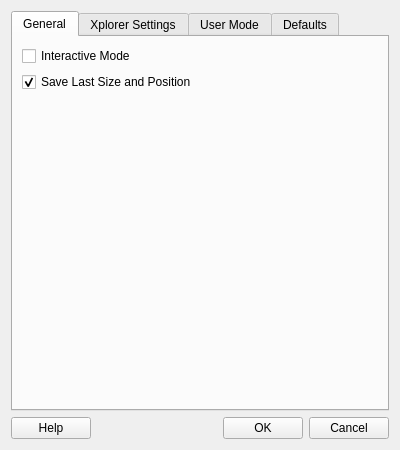
<?xml version="1.0" encoding="UTF-8"?>
<ui version="4.0">
 <class>userPreferences</class>
 <widget class="QDialog" name="userPreferences">
  <property name="geometry">
   <rect>
    <x>0</x>
    <y>0</y>
    <width>400</width>
    <height>450</height>
   </rect>
  </property>
  <property name="windowTitle">
   <string>User Preferences</string>
  </property>
  <property name="windowIcon">
   <iconset>
    <normaloff>../icons/ve_icon16x16.xpm</normaloff>../icons/ve_icon16x16.xpm</iconset>
  </property>
  <layout class="QVBoxLayout" name="verticalLayout">
   <item>
    <widget class="QTabWidget" name="tabWidget">
     <property name="currentIndex">
      <number>0</number>
     </property>
     <widget class="QWidget" name="general">
      <attribute name="title">
       <string>General</string>
      </attribute>
      <layout class="QVBoxLayout" name="verticalLayout_2">
       <item>
        <widget class="QCheckBox" name="interactiveMode">
         <property name="text">
          <string>Interactive Mode</string>
         </property>
        </widget>
       </item>
       <item>
        <widget class="QCheckBox" name="saveLastSizeandPosition">
         <property name="text">
          <string>Save Last Size and Position</string>
         </property>
         <property name="checked">
          <bool>true</bool>
         </property>
        </widget>
       </item>
       <item>
        <spacer name="verticalSpacer">
         <property name="orientation">
          <enum>Qt::Vertical</enum>
         </property>
         <property name="sizeHint" stdset="0">
          <size>
           <width>20</width>
           <height>308</height>
          </size>
         </property>
        </spacer>
       </item>
      </layout>
     </widget>
     <widget class="QWidget" name="xplorerSettings">
      <attribute name="title">
       <string>Xplorer Settings</string>
      </attribute>
      <layout class="QVBoxLayout" name="verticalLayout_3">
       <item>
        <layout class="QHBoxLayout" name="horizontalLayout_2">
         <item>
          <widget class="QCheckBox" name="usePreferredBackgroundColor">
           <property name="text">
            <string>Use Preferred Background Color</string>
           </property>
          </widget>
         </item>
         <item>
          <spacer name="horizontalSpacer_2">
           <property name="orientation">
            <enum>Qt::Horizontal</enum>
           </property>
           <property name="sizeHint" stdset="0">
            <size>
             <width>40</width>
             <height>20</height>
            </size>
           </property>
          </spacer>
         </item>
         <item>
          <widget class="QPushButton" name="backgroundColor">
           <property name="text">
            <string>Background Color</string>
           </property>
          </widget>
         </item>
        </layout>
       </item>
       <item>
        <layout class="QHBoxLayout" name="horizontalLayout_4">
         <item>
          <widget class="QCheckBox" name="autoLaunchNavPane">
           <property name="text">
            <string>Auto Launch Nav Pane</string>
           </property>
          </widget>
         </item>
         <item>
          <spacer name="horizontalSpacer_4">
           <property name="orientation">
            <enum>Qt::Horizontal</enum>
           </property>
           <property name="sizeHint" stdset="0">
            <size>
             <width>40</width>
             <height>20</height>
            </size>
           </property>
          </spacer>
         </item>
        </layout>
       </item>
       <item>
        <layout class="QHBoxLayout" name="horizontalLayout_5">
         <item>
          <widget class="QCheckBox" name="shutdownXplorerOption">
           <property name="text">
            <string>Shut Down Xplorer Option</string>
           </property>
           <property name="checked">
            <bool>true</bool>
           </property>
          </widget>
         </item>
         <item>
          <spacer name="horizontalSpacer_5">
           <property name="orientation">
            <enum>Qt::Horizontal</enum>
           </property>
           <property name="sizeHint" stdset="0">
            <size>
             <width>40</width>
             <height>20</height>
            </size>
           </property>
          </spacer>
         </item>
        </layout>
       </item>
       <item>
        <layout class="QHBoxLayout" name="horizontalLayout_6">
         <item>
          <widget class="QCheckBox" name="navigationLock">
           <property name="text">
            <string>Navigation z=0 Lock</string>
           </property>
          </widget>
         </item>
         <item>
          <spacer name="horizontalSpacer_6">
           <property name="orientation">
            <enum>Qt::Horizontal</enum>
           </property>
           <property name="sizeHint" stdset="0">
            <size>
             <width>40</width>
             <height>20</height>
            </size>
           </property>
          </spacer>
         </item>
        </layout>
       </item>
       <item>
        <layout class="QHBoxLayout" name="horizontalLayout_3">
         <item>
          <widget class="QCheckBox" name="setNearFarRatio">
           <property name="text">
            <string>Set Near-Far Ratio</string>
           </property>
           <property name="checked">
            <bool>true</bool>
           </property>
          </widget>
         </item>
         <item>
          <spacer name="horizontalSpacer_3">
           <property name="orientation">
            <enum>Qt::Horizontal</enum>
           </property>
           <property name="sizeHint" stdset="0">
            <size>
             <width>198</width>
             <height>20</height>
            </size>
           </property>
          </spacer>
         </item>
         <item>
          <widget class="QLineEdit" name="nearFarRatio">
           <property name="sizePolicy">
            <sizepolicy hsizetype="Fixed" vsizetype="Fixed">
             <horstretch>0</horstretch>
             <verstretch>0</verstretch>
            </sizepolicy>
           </property>
           <property name="maximumSize">
            <size>
             <width>80</width>
             <height>30</height>
            </size>
           </property>
           <property name="text">
            <string>3e-08</string>
           </property>
          </widget>
         </item>
        </layout>
       </item>
       <item>
        <layout class="QHBoxLayout" name="horizontalLayout_7">
         <item>
          <widget class="QCheckBox" name="physicsDebugger">
           <property name="text">
            <string>Physics Debugger</string>
           </property>
          </widget>
         </item>
         <item>
          <spacer name="horizontalSpacer_7">
           <property name="orientation">
            <enum>Qt::Horizontal</enum>
           </property>
           <property name="sizeHint" stdset="0">
            <size>
             <width>40</width>
             <height>20</height>
            </size>
           </property>
          </spacer>
         </item>
        </layout>
       </item>
       <item>
        <layout class="QHBoxLayout" name="horizontalLayout_8">
         <item>
          <widget class="QCheckBox" name="scriptLogger">
           <property name="text">
            <string>Script Logger</string>
           </property>
          </widget>
         </item>
         <item>
          <spacer name="horizontalSpacer_8">
           <property name="orientation">
            <enum>Qt::Horizontal</enum>
           </property>
           <property name="sizeHint" stdset="0">
            <size>
             <width>40</width>
             <height>20</height>
            </size>
           </property>
          </spacer>
         </item>
        </layout>
       </item>
       <item>
        <layout class="QHBoxLayout" name="horizontalLayout_9">
         <item>
          <widget class="QCheckBox" name="screenAlignedNormals">
           <property name="text">
            <string>Screen Aligned Normals</string>
           </property>
          </widget>
         </item>
         <item>
          <spacer name="horizontalSpacer_9">
           <property name="orientation">
            <enum>Qt::Horizontal</enum>
           </property>
           <property name="sizeHint" stdset="0">
            <size>
             <width>40</width>
             <height>20</height>
            </size>
           </property>
          </spacer>
         </item>
        </layout>
       </item>
       <item>
        <layout class="QHBoxLayout" name="horizontalLayout_10">
         <item>
          <widget class="QCheckBox" name="setDraggerScaling">
           <property name="text">
            <string>Dragger Scaling</string>
           </property>
          </widget>
         </item>
         <item>
          <spacer name="horizontalSpacer_10">
           <property name="orientation">
            <enum>Qt::Horizontal</enum>
           </property>
           <property name="sizeHint" stdset="0">
            <size>
             <width>40</width>
             <height>20</height>
            </size>
           </property>
          </spacer>
         </item>
         <item>
          <widget class="QLineEdit" name="draggerScaling">
           <property name="enabled">
            <bool>false</bool>
           </property>
           <property name="maximumSize">
            <size>
             <width>80</width>
             <height>16777215</height>
            </size>
           </property>
           <property name="text">
            <string>64</string>
           </property>
          </widget>
         </item>
        </layout>
       </item>
       <item>
        <layout class="QHBoxLayout" name="horizontalLayout_11">
         <item>
          <spacer name="horizontalSpacer_11">
           <property name="orientation">
            <enum>Qt::Horizontal</enum>
           </property>
           <property name="sizeHint" stdset="0">
            <size>
             <width>40</width>
             <height>20</height>
            </size>
           </property>
          </spacer>
         </item>
         <item>
          <widget class="QLabel" name="lodControlSliderLabel">
           <property name="text">
            <string>0</string>
           </property>
          </widget>
         </item>
         <item>
          <spacer name="horizontalSpacer_12">
           <property name="orientation">
            <enum>Qt::Horizontal</enum>
           </property>
           <property name="sizeHint" stdset="0">
            <size>
             <width>40</width>
             <height>20</height>
            </size>
           </property>
          </spacer>
         </item>
        </layout>
       </item>
       <item>
        <widget class="QSlider" name="lodControlSlider">
         <property name="orientation">
          <enum>Qt::Horizontal</enum>
         </property>
        </widget>
       </item>
       <item>
        <spacer name="verticalSpacer_2">
         <property name="orientation">
          <enum>Qt::Vertical</enum>
         </property>
         <property name="sizeHint" stdset="0">
          <size>
           <width>20</width>
           <height>0</height>
          </size>
         </property>
        </spacer>
       </item>
      </layout>
     </widget>
     <widget class="QWidget" name="userMode">
      <attribute name="title">
       <string>User Mode</string>
      </attribute>
     </widget>
     <widget class="QWidget" name="defaults">
      <attribute name="title">
       <string>Defaults</string>
      </attribute>
     </widget>
    </widget>
   </item>
   <item>
    <layout class="QHBoxLayout" name="horizontalLayout">
     <item>
      <widget class="QPushButton" name="helpButton">
       <property name="text">
        <string>Help</string>
       </property>
      </widget>
     </item>
     <item>
      <spacer name="horizontalSpacer">
       <property name="orientation">
        <enum>Qt::Horizontal</enum>
       </property>
       <property name="sizeHint" stdset="0">
        <size>
         <width>188</width>
         <height>20</height>
        </size>
       </property>
      </spacer>
     </item>
     <item>
      <widget class="QPushButton" name="okButton">
       <property name="text">
        <string>OK</string>
       </property>
      </widget>
     </item>
     <item>
      <widget class="QPushButton" name="cancelButton">
       <property name="text">
        <string>Cancel</string>
       </property>
      </widget>
     </item>
    </layout>
   </item>
  </layout>
 </widget>
 <resources/>
 <connections>
  <connection>
   <sender>setNearFarRatio</sender>
   <signal>toggled(bool)</signal>
   <receiver>nearFarRatio</receiver>
   <slot>setEnabled(bool)</slot>
   <hints>
    <hint type="sourcelabel">
     <x>129</x>
     <y>164</y>
    </hint>
    <hint type="destinationlabel">
     <x>313</x>
     <y>165</y>
    </hint>
   </hints>
  </connection>
  <connection>
   <sender>setDraggerScaling</sender>
   <signal>toggled(bool)</signal>
   <receiver>draggerScaling</receiver>
   <slot>setEnabled(bool)</slot>
   <hints>
    <hint type="sourcelabel">
     <x>109</x>
     <y>278</y>
    </hint>
    <hint type="destinationlabel">
     <x>299</x>
     <y>274</y>
    </hint>
   </hints>
  </connection>
  <connection>
   <sender>lodControlSlider</sender>
   <signal>sliderMoved(int)</signal>
   <receiver>lodControlSliderLabel</receiver>
   <slot>setNum(int)</slot>
   <hints>
    <hint type="sourcelabel">
     <x>104</x>
     <y>333</y>
    </hint>
    <hint type="destinationlabel">
     <x>199</x>
     <y>306</y>
    </hint>
   </hints>
  </connection>
  <connection>
   <sender>okButton</sender>
   <signal>clicked()</signal>
   <receiver>userPreferences</receiver>
   <slot>close()</slot>
   <hints>
    <hint type="sourcelabel">
     <x>255</x>
     <y>428</y>
    </hint>
    <hint type="destinationlabel">
     <x>207</x>
     <y>420</y>
    </hint>
   </hints>
  </connection>
  <connection>
   <sender>cancelButton</sender>
   <signal>clicked()</signal>
   <receiver>userPreferences</receiver>
   <slot>close()</slot>
   <hints>
    <hint type="sourcelabel">
     <x>350</x>
     <y>428</y>
    </hint>
    <hint type="destinationlabel">
     <x>344</x>
     <y>445</y>
    </hint>
   </hints>
  </connection>
 </connections>
</ui>
